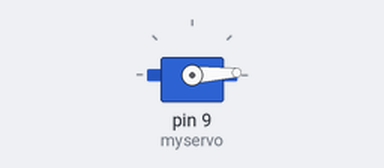
A sketch run on a simulated Arduino Uno, built with avr-gcc and run on an emulated ATmega328P. On the bench: servo.

Above: at 0.05 s.
At 0.7 s:
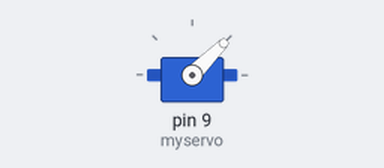
At 1.35 s:
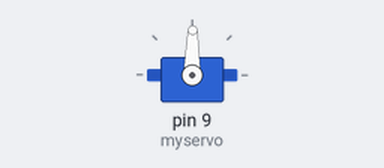
At 2.7 s:
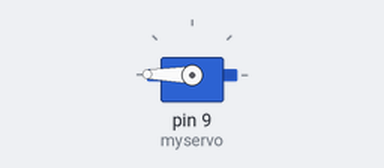
Timing chart, 0 to 6.2 s (numbered marks = the images above):
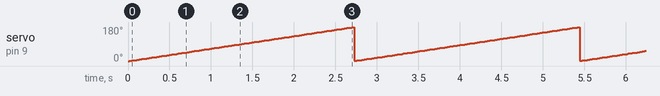

The sketch:

lesson11_Servo_Motor.ino
```cpp
//Lesson_11_SERVO_motor

#include <Servo.h>
Servo myservo;
int pos = 0;

void setup() {
	myservo.attach(9);
}

void loop() {

	for(pos=0;pos<180;pos +=1){

		myservo.write(pos);
		delay(15);
	}

	for(pos=180;pos<1;pos -=1){

		myservo.write(pos);
		delay(15);
	}

}
```

Measured:
- by itself, servo on pin 9 (myservo): ramps from 1° to 179° and jumps back, once every 2.7 s
